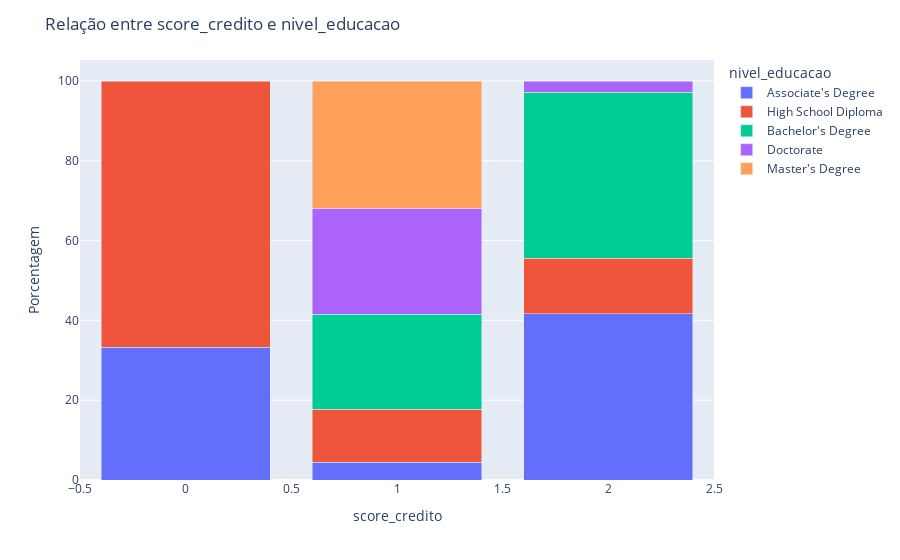

Notebook cell for this chart:
### Markdown cell above
Pode se analisar que dos 25 anos aos 34 anos a maioria das pessoas sao solteiras, tem um leve desbalnceamento entre is 35 aos 40 anos, mas dos 45 anos em diante a grande maioria das pessoas sao casadas.

### Code cell
# Calcular a porcentagem de cada categoria
df_grouped = df.groupby(['score_credito', 'nivel_educacao']).size().reset_index(name='count')
total_por_score_credito = df_grouped.groupby('score_credito')['count'].transform('sum')
df_grouped['percent'] = (df_grouped['count'] / total_por_score_credito) * 100

# Cria gráfico de barras empilhadas
fig = px.bar(df_grouped, x='score_credito', y='percent', color='nivel_educacao', barmode='stack',
             labels={'score_credito': 'score_credito', 'percent': 'Porcentagem', 'nivel_educacao': 'nivel_educacao'})

fig.update_layout(title='Relação entre score_credito e nivel_educacao',
                  yaxis_title='Porcentagem',
                  legend_title='nivel_educacao')
fig.show()

### Figure 1 — Plotly figure (JSON) as saved in the notebook; plotly's stock layout.template omitted (floating-point values rounded to 4 significant figures)
{"data": [{"alignmentgroup": "True", "hovertemplate": "nivel_educacao=Associate's Degree<br>score_credito=%{x}<br>Porcentagem=%{y}<extra></extra>", "legendgroup": "Associate's Degree", "marker": {"color": "#636efa", "pattern": {"shape": ""}}, "name": "Associate's Degree", "offsetgroup": "Associate's Degree", "orientation": "v", "showlegend": true, "textposition": "auto", "type": "bar", "x": [0, 1, 2], "xaxis": "x", "y": [33.33, 4.425, 41.67], "yaxis": "y"}, {"alignmentgroup": "True", "hovertemplate": "nivel_educacao=High School Diploma<br>score_credito=%{x}<br>Porcentagem=%{y}<extra></extra>", "legendgroup": "High School Diploma", "marker": {"color": "#EF553B", "pattern": {"shape": ""}}, "name": "High School Diploma", "offsetgroup": "High School Diploma", "orientation": "v", "showlegend": true, "textposition": "auto", "type": "bar", "x": [0, 1, 2], "xaxis": "x", "y": [66.67, 13.27, 13.89], "yaxis": "y"}, {"alignmentgroup": "True", "hovertemplate": "nivel_educacao=Bachelor's Degree<br>score_credito=%{x}<br>Porcentagem=%{y}<extra></extra>", "legendgroup": "Bachelor's Degree", "marker": {"color": "#00cc96", "pattern": {"shape": ""}}, "name": "Bachelor's Degree", "offsetgroup": "Bachelor's Degree", "orientation": "v", "showlegend": true, "textposition": "auto", "type": "bar", "x": [1, 2], "xaxis": "x", "y": [23.89, 41.67], "yaxis": "y"}, {"alignmentgroup": "True", "hovertemplate": "nivel_educacao=Doctorate<br>score_credito=%{x}<br>Porcentagem=%{y}<extra></extra>", "legendgroup": "Doctorate", "marker": {"color": "#ab63fa", "pattern": {"shape": ""}}, "name": "Doctorate", "offsetgroup": "Doctorate", "orientation": "v", "showlegend": true, "textposition": "auto", "type": "bar", "x": [1, 2], "xaxis": "x", "y": [26.55, 2.778], "yaxis": "y"}, {"alignmentgroup": "True", "hovertemplate": "nivel_educacao=Master's Degree<br>score_credito=%{x}<br>Porcentagem=%{y}<extra></extra>", "legendgroup": "Master's Degree", "marker": {"color": "#FFA15A", "pattern": {"shape": ""}}, "name": "Master's Degree", "offsetgroup": "Master's Degree", "orientation": "v", "showlegend": true, "textposition": "auto", "type": "bar", "x": [1], "xaxis": "x", "y": [31.86], "yaxis": "y"}], "layout": {"barmode": "stack", "legend": {"title": {"text": "nivel_educacao"}, "tracegroupgap": 0}, "margin": {"t": 60}, "title": {"text": "Relação entre score_credito e nivel_educacao"}, "xaxis": {"anchor": "y", "domain": [0, 1], "title": {"text": "score_credito"}}, "yaxis": {"anchor": "x", "domain": [0, 1], "title": {"text": "Porcentagem"}}}}
